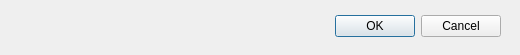
<?xml version="1.0" encoding="UTF-8"?>
<ui version="4.0">
 <class>Dialog</class>
 <widget class="QDialog" name="Dialog">
  <property name="geometry">
   <rect>
    <x>0</x>
    <y>0</y>
    <width>520</width>
    <height>55</height>
   </rect>
  </property>
  <property name="windowTitle">
   <string>Dialog</string>
  </property>
  <widget class="QDialogButtonBox" name="buttonBox">
   <property name="geometry">
    <rect>
     <x>160</x>
     <y>10</y>
     <width>341</width>
     <height>32</height>
    </rect>
   </property>
   <property name="orientation">
    <enum>Qt::Horizontal</enum>
   </property>
   <property name="standardButtons">
    <set>QDialogButtonBox::Cancel|QDialogButtonBox::Ok</set>
   </property>
  </widget>
 </widget>
 <resources/>
 <connections>
  <connection>
   <sender>buttonBox</sender>
   <signal>accepted()</signal>
   <receiver>Dialog</receiver>
   <slot>accept()</slot>
   <hints>
    <hint type="sourcelabel">
     <x>248</x>
     <y>254</y>
    </hint>
    <hint type="destinationlabel">
     <x>157</x>
     <y>274</y>
    </hint>
   </hints>
  </connection>
  <connection>
   <sender>buttonBox</sender>
   <signal>rejected()</signal>
   <receiver>Dialog</receiver>
   <slot>reject()</slot>
   <hints>
    <hint type="sourcelabel">
     <x>316</x>
     <y>260</y>
    </hint>
    <hint type="destinationlabel">
     <x>286</x>
     <y>274</y>
    </hint>
   </hints>
  </connection>
 </connections>
</ui>
